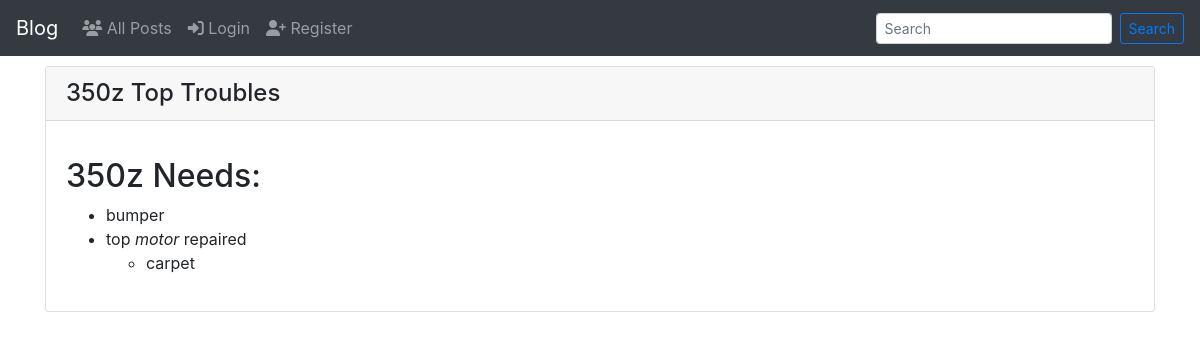
/blog/10, run on the app's committed database.
### src/models.py (models this page shows, shortened)
class Post(db.Model):
    __tablename__ = 'post'
    id = db.Column(db.Integer, primary_key=True)
    post_author = db.Column(db.Integer, db.ForeignKey('users.id'))
    post_title = db.Column(db.String(100))
    post_date = db.Column(db.DateTime)
    post_content = db.Column(db.Text)

### src/blog/views.py (the view)
@post_blueprint.route('/<post_id>')
def details(post_id):
    post = Post.query.filter_by(id=post_id).first()
    return render_template('details.html', post=post)

### src/blog/templates/blog/details.html (shortened to what this page needs)
{% extends 'base.html' %}
{% block content %}
    <div class="container">
        <div class="card" style="margin-top: 10px;">
            <h4 class="card-header">
                {{ post.post_title }}
            </h4>
            <div class="card-body">
                  <p>{{ post.post_content|markdown }}</p>
            </div>
        </div>
    </div>
{% endblock %}

### data on the page
Post: post_title "350z Top Troubles", post_content "350z Needs: bumper top motor repaired carpet"
